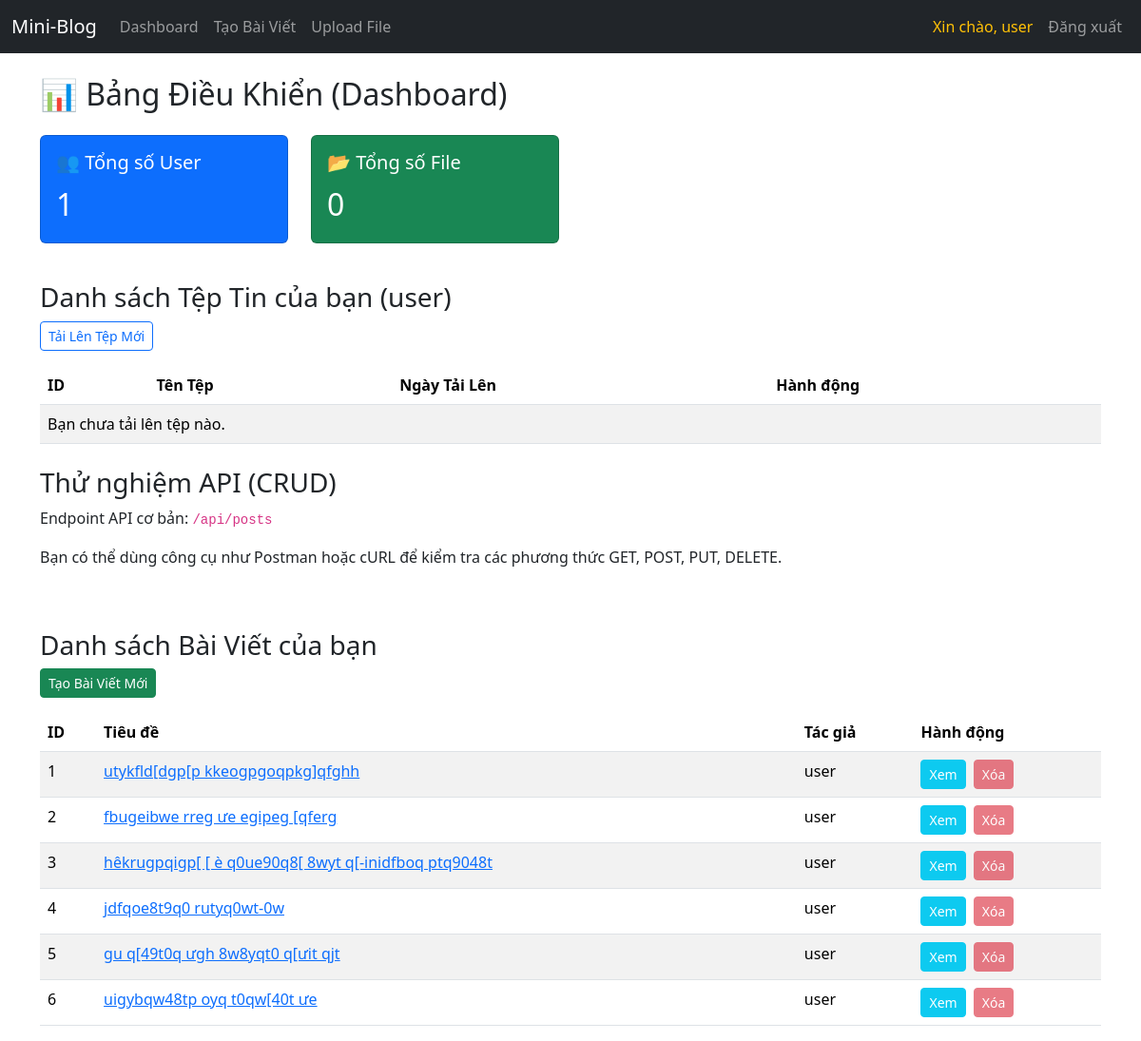
The page /dashboard (signed in) on the database its author committed.
### app.py (models this page shows)
class User(UserMixin, db.Model):
    id = db.Column(db.Integer, primary_key=True)
    username = db.Column(db.String(80), unique=True, nullable=False)
    password = db.Column(db.String(120), nullable=False)
    email = db.Column(db.String(120), unique=True, nullable=True)
    files = db.relationship('File', backref='uploader', lazy=True)
    posts = db.relationship('Post', backref='author', lazy=True)

class Post(db.Model):
    id = db.Column(db.Integer, primary_key=True)
    title = db.Column(db.String(100), nullable=False)
    content = db.Column(db.Text, nullable=False)
    user_id = db.Column(db.Integer, db.ForeignKey('user.id'), nullable=False) # Liên kết user

### app.py (the view)
@app.route('/dashboard')
@login_required
def dashboard():
    total_users = User.query.count()
    total_files = File.query.count()
    total_posts = Post.query.count()
    user_files = File.query.filter_by(user_id=current_user.id).order_by(File.upload_date.desc()).limit(5).all()
    user_posts = Post.query.filter_by(user_id=current_user.id).join(User).all()
    context = {
        'total_users': total_users,
        'total_files': total_files,
        'total_posts': total_posts,
        'user_files': user_files,
        'user_posts': user_posts, # <--- ĐÃ THÊM BIẾN NÀY
    }
    return render_template('dashboard.html', **context)

### app.py (called while the page is built)
@login_manager.user_loader
def load_user(user_id):
    return User.query.get(int(user_id))

### templates/dashboard.html (shortened to what this page needs)
{% extends "base.html" %}
{% block content %}
<h2 class="mb-4">📊 Bảng Điều Khiển (Dashboard)</h2>
<div class="row">
    <div class="col-md-6 col-lg-3 mb-3">
        <div class="card text-white bg-primary">
            <div class="card-body">
                <h5 class="card-title">👥 Tổng số User</h5>
                <p class="card-text fs-2">{{ total_users }}</p>
            </div>
        </div>
    </div>
    <div class="col-md-6 col-lg-3 mb-3">
        <div class="card text-white bg-success">
            <div class="card-body">
                <h5 class="card-title">📂 Tổng số File</h5>
                <p class="card-text fs-2">{{ total_files }}</p>
            </div>
        </div>
    </div>
    <div class="col-md-12">
        <h3 class="mt-4">Danh sách Tệp Tin của bạn ({{ current_user.username }})</h3>
        <a href="{{ url_for('upload_file') }}" class="btn btn-sm btn-outline-primary mb-3">Tải Lên Tệp Mới</a>
        <table class="table table-striped table-hover">
            <thead>
                <tr>
                    <th>ID</th>
                    <th>Tên Tệp</th>
                    <th>Ngày Tải Lên</th>
                    <th>Hành động</th>
                </tr>
            </thead>
            <tbody>
                {% for file in user_files %}
                <tr>
                    <td>{{ file.id }}</td>
                    <td><a href="{{ url_for('static', filename='uploads/' + file.filename) }}" target="_blank">{{ file.filename }}</a></td>
                    <td>{{ file.upload_date.strftime('%d/%m/%Y %H:%M') }}</td>
                    <td>
                        <button class="btn btn-sm btn-danger disabled">Xóa</button>
                    </td>
                </tr>
                {% else %}
                <tr>
                    <td colspan="4">Bạn chưa tải lên tệp nào.</td>
                </tr>
                {% endfor %}
            </tbody>
        </table>
        <h3 class="mt-4">Thử nghiệm API (CRUD)</h3>
        <p>Endpoint API cơ bản: <code>/api/posts</code></p>
        <p>Bạn có thể dùng công cụ như Postman hoặc cURL để kiểm tra các phương thức GET, POST, PUT, DELETE.</p>
    </div>
</div>
        <h3 class="mt-5">Danh sách Bài Viết của bạn</h3>
        <a href="{{ url_for('new_post') }}" class="btn btn-sm btn-success mb-3">Tạo Bài Viết Mới</a>
        <table class="table table-striped table-hover">
            <thead>
                <tr>
                    <th>ID</th>
                    <th>Tiêu đề</th>
                    <th>Tác giả</th>
                    <th>Hành động</th>
                </tr>
            </thead>
            <tbody>
                {% for post in user_posts %}
                <tr>
                    <td>{{ post.id }}</td>
                    <td><a href="{{ url_for('view_post', post_id=post.id) }}">{{ post.title }}</a></td>
                    <td>{{ post.author.username }}</td>
                    <td>
                        <a href="{{ url_for('view_post', post_id=post.id) }}" class="btn btn-sm btn-info text-white me-1">Xem</a>
                        <button class="btn btn-sm btn-danger disabled">Xóa</button>
                    </td>
                </tr>
                {% else %}
                <tr>
                    <td colspan="4">Bạn chưa tạo bài viết nào.</td>
                </tr>
                {% endfor %}
            </tbody>
        </table>
    </div>
{% endblock %}

### templates/base.html (shortened to what this page needs)
<!DOCTYPE html>
<html lang="vi">
<head>
    <link href="https://cdn.jsdelivr.net/npm/bootstrap@5.3.3/dist/css/bootstrap.min.css" rel="stylesheet">
</head>
<body>
    <nav class="navbar navbar-expand-lg navbar-dark bg-dark">
        <div class="container-fluid">
            <a class="navbar-brand" href="/">Mini-Blog</a>
            <div class="collapse navbar-collapse">
                <ul class="navbar-nav me-auto mb-2 mb-lg-0">
                    {% if current_user.is_authenticated %}
                    <li class="nav-item">
                        <a class="nav-link" href="{{ url_for('dashboard') }}">Dashboard</a>
                    </li>
                    <li class="nav-item">
                        <a class="nav-link" href="{{ url_for('new_post') }}">Tạo Bài Viết</a>
                    </li>
                    <li class="nav-item">
                        <a class="nav-link" href="{{ url_for('upload_file') }}">Upload File</a>
                    </li>
                    {% endif %}
                </ul>
                <ul class="navbar-nav">
                    {% if current_user.is_authenticated %}
                    <li class="nav-item">
                        <a class="nav-link text-warning" href="#">Xin chào, {{ current_user.username }}</a>
                    </li>
                    <li class="nav-item">
                        <a class="nav-link btn btn-sm btn-outline-danger" href="{{ url_for('logout') }}">Đăng xuất</a>
                    </li>
                    {% endif %}
                </ul>
            </div>
        </div>
    </nav>
    <div class="container mt-4">
        {% block content %}{% endblock %}
</body>
</html>

### rows shown on the page
User: username "user"
Post: id "1", title "utykfld[dgp[p kkeogpgoqpkg]qfghh", author.username "user"
Post: id "2", title "fbugeibwe rreg ưe egipeg [qferg", author.username "user"
Post: id "3", title "hêkrugpqigp[ [ è q0ue90q8[ 8wyt q[-inidfboq ptq9048t", author.username "user"
Post: id "4", title "jdfqoe8t9q0 rutyq0wt-0w", author.username "user"
Post: id "5", title "gu q[49t0q ưgh 8w8yqt0 q[ưit qjt", author.username "user"
Post: id "6", title "uigybqw48tp oyq t0qw[40t ưe", author.username "user"

### other values the page prints
{{ total_users }} "1"
{{ total_files }} "0"
